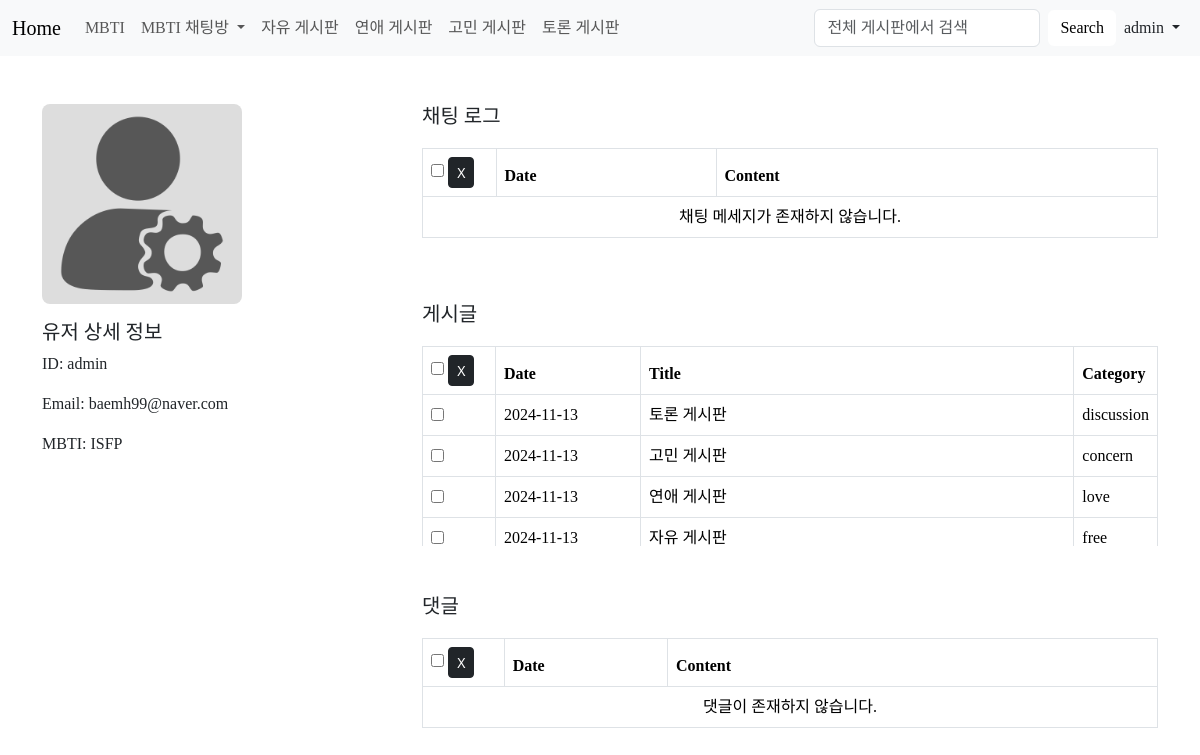
The page /admin/user/admin (signed in) on the database its author committed.
### web/models.py (models this page shows)
class User(db.Model):
    id = db.Column(db.Integer, primary_key=True)
    user_id = db.Column(db.String(80), nullable=False, unique=True)
    email = db.Column(db.String(120), nullable=False, unique=True)
    password = db.Column(db.String(120), nullable=False)
    mbti = db.Column(db.String(10), nullable=True)
    profile_image = db.Column(db.String(200), nullable=True)
    reset_token = db.Column(db.String(100), nullable=True)
    posts = db.relationship('Post', backref='author', lazy=True)
    comments = db.relationship('Comment', backref='author', lazy=True)
    recommendations = db.relationship('Recommendation', backref='user', lazy=True)
    messages_sent = db.relationship('Message', backref='sender', lazy=True, foreign_keys='Message.sender_id')
    messages_received = db.relationship('Message', backref='recipient', lazy=True, foreign_keys='Message.recipient_id')
    chat_messages = db.relationship('ChatMessage', backref='author', lazy=True)

class Post(db.Model):
    id = db.Column(db.Integer, primary_key=True)
    category_post_id = db.Column(db.Integer, nullable=False)
    title = db.Column(db.String(200), nullable=False)
    content = db.Column(db.Text, nullable=False)
    created_at = db.Column(db.DateTime, default=datetime.utcnow)
    author_id = db.Column(db.String(80), db.ForeignKey('user.user_id'), nullable=False)
    views = db.Column(db.Integer, default=0)
    recommendations = db.Column(db.Integer, default=0)
    file_path = db.Column(db.String(200), nullable=True)
    category = db.Column(db.String(50), nullable=False)
    comments = db.relationship('Comment', backref='post', cascade='all, delete')
    recommendations_relation = db.relationship('Recommendation', backref='post', cascade='all, delete')

### web/routes.py (the view)
@app.route('/admin/user/<user_id>')
def view_user(user_id):
    if not is_admin():
        flash("권한이 없습니다.", "danger")
        return redirect(url_for('index'))
    user = User.query.filter_by(user_id=user_id).first_or_404()
    posts = Post.query.filter_by(author_id=user.user_id).order_by(Post.created_at.desc()).all()
    comments = Comment.query.filter_by(author_id=user.user_id).order_by(Comment.created_at.desc()).all()
    chat_messages = ChatMessage.query.filter_by(user_id=user.user_id).order_by(ChatMessage.timestamp.desc()).all()
    return render_template('view_user.html', user=user, posts=posts, comments=comments, chat_messages=chat_messages)

### web/routes.py (called while the page is built)
def is_admin():
    return session.get('user_id') == 'admin'

@app.before_request
def before_request():
    if 'user_id' in session:
        user_id = session['user_id']
        session['unread_count'] = Message.query.filter_by(recipient_id=user_id, is_read=False).count()
    else:
        session['unread_count'] = 0

### web/templates/view_user.html (shortened to what this page needs)
<!DOCTYPE html>
<html lang="ko">
<head>
    <link rel="stylesheet" href="{{ url_for('static', filename='css/bootstrap.css') }}">
    <link rel="stylesheet" href="{{url_for('static',filename='css/font.css')}}">
</head>
<body>
    {% include 'navbar.html' %}
    <div class="container mt-5">
        <div class="row">
            <div class="col-md-4">
                <div class="profile-image">
                    {% if user.profile_image %}
                        <img src="{{ url_for('static', filename=user.profile_image) }}" alt="프로필 이미지">
                    {% else %}
                        <span style="font-family: 'TTLaundryGothic';">설정된 이미지 없음</span>
                    {% endif %}
                </div>
                <h5 class="mt-3" style="font-family: 'TTLaundryGothic';">유저 상세 정보</h5>
                <p style="font-family: 'TTLaundryGothic';">ID: {{ user.user_id }}</p>
                <p style="font-family: 'TTLaundryGothic';">Email: {{ user.email }}</p>
                <p style="font-family: 'TTLaundryGothic';">MBTI: {{ user.mbti }}</p>
            </div>
            <div class="col-md-8">
                <h5 style="font-family: 'TTLaundryGothic';">채팅 로그</h5>
                <div class="table-responsive table-container">
                    <table class="table table-bordered chat-table">
                        <thead>
                            <tr>
                                <th style="width: 10%;">
                                    <input type="checkbox" id="selectAllChat">
                                    <button class="btn btn-dark btn-sm" onclick="deleteSelected('chat')">X</button>
                                </th>
                                <th class="date-col" style="font-family: 'TTLaundryGothic';">Date</th>
                                <th style="font-family: 'TTLaundryGothic';">Content</th>
                            </tr>
                        </thead>
                        <tbody>
                            {% for chat in chat_messages %}
                            <tr>
                                <td><input type="checkbox" class="chat-checkbox" value="{{ chat.id }}"></td>
                                <td class="date-col" style="font-family: 'TTLaundryGothic';">{{ chat.timestamp.strftime('%Y-%m-%d %p %I:%M') }}</td>
                                <td style="font-family: 'TTLaundryGothic';">{{ chat.content }}</td>
                            </tr>
                            {% else %}
                            <tr><td colspan="3" class="text-center" style="font-family: 'TTLaundryGothic';">채팅 메세지가 존재하지 않습니다.</td></tr>
                            {% endfor %}
                        </tbody>
                    </table>
                </div>
                <h5 class="mt-5" style="font-family: 'TTLaundryGothic';">게시글</h5>
                <div class="table-responsive table-container">
                    <table class="table table-bordered post-table">
                        <thead>
                            <tr>
                                <th style="width: 10%;">
                                    <input type="checkbox" id="selectAllPosts">
                                    <button class="btn btn-dark btn-sm" onclick="deleteSelected('post')">X</button>
                                </th>
                                <th class="date-col" style="font-family: 'TTLaundryGothic';">Date</th>
                                <th class="title-col" style="font-family: 'TTLaundryGothic';">Title</th>
                                <th class="category-col" style="font-family: 'TTLaundryGothic';">Category</th>
                            </tr>
                        </thead>
                        <tbody>
                            {% for post in posts %}
                            <tr>
                                <td><input type="checkbox" class="post-checkbox" value="{{ post.id }}"></td>
                                <td class="date-col" style="font-family: 'TTLaundryGothic';">{{ post.created_at.strftime('%Y-%m-%d') }}</td>
                                <td class="title-col" style="font-family: 'TTLaundryGothic';">
                                    <a href="{{ url_for('content', category=post.category, post_id=post.category_post_id) }}">{{ post.title }}</a>
                                </td>
                                <td class="category-col" style="font-family: 'TTLaundryGothic';">{{ post.category }}</td>
                            </tr>
                            {% else %}
                            <tr><td colspan="4" class="text-center" style="font-family: 'TTLaundryGothic';">게시글이 존재하지 않습니다.</td></tr>
                            {% endfor %}
                        </tbody>
                    </table>
                </div>
                <h5 class="mt-5" style="font-family: 'TTLaundryGothic';">댓글</h5>
                <div class="table-responsive table-container">
                    <table class="table table-bordered comment-table">
                        <thead>
                            <tr>
                                <th style="width: 10%;">
                                    <input type="checkbox" id="selectAllComments">
                                    <button class="btn btn-dark btn-sm" onclick="deleteSelected('comment')">X</button>
                                </th>
                                <th class="date-col" style="font-family: 'TTLaundryGothic';">Date</th>
                                <th class="content-col" style="font-family: 'TTLaundryGothic';">Content</th>
                            </tr>
                        </thead>
                        <tbody>
                            {% for comment in comments %}
                            <tr>
                                <td><input type="checkbox" class="comment-checkbox" value="{{ comment.id }}"></td>
                                <td class="date-col" style="font-family: 'TTLaundryGothic';">{{ comment.created_at.strftime('%Y-%m-%d') }}</td>
                                <td class="content-col" style="font-family: 'TTLaundryGothic';">
                                    <a href="{{ url_for('content', category=comment.post.category, post_id=comment.post.category_post_id) }}">{{ comment.content }}</a>
                                </td>
                            </tr>
                            {% else %}
                            <tr><td colspan="3" class="text-center" style="font-family: 'TTLaundryGothic';">댓글이 존재하지 않습니다.</td></tr>
                            {% endfor %}
                        </tbody>
                    </table>
                </div>
            </div>
        </div>
    </div>
</body>
</html>

### web/templates/navbar.html (shortened to what this page needs)
<nav class="navbar navbar-expand-lg bg-body-tertiary">
    <div class="container-fluid">
        <a class="navbar-brand" href="/" style="font-family: 'TTLaundryGothic';">Home</a>
        <div class="collapse navbar-collapse d-flex justify-content-between" id="navbarSupportedContent">
            <ul class="navbar-nav me-auto mb-2 mb-lg-0">
                <li class="nav-item dropdown">
                    <a class="nav-link" href="#" role="button" data-bs-toggle="dropdown" aria-expanded="false" style="font-family: 'TTLaundryGothic';">
                        MBTI
                    </a>
                </li>
                <li class="nav-item dropdown">
                    <a class="nav-link dropdown-toggle" href="#" role="button" data-bs-toggle="dropdown" aria-expanded="false" style="font-family: 'TTLaundryGothic';">
                        MBTI 채팅방
                    </a>
                </li>
                <li class="nav-item"><a class="nav-link" href="/free" style="font-family: 'TTLaundryGothic';">자유 게시판</a></li>
                <li class="nav-item"><a class="nav-link" href="/love" style="font-family: 'TTLaundryGothic';">연애 게시판</a></li>
                <li class="nav-item"><a class="nav-link" href="/concern" style="font-family: 'TTLaundryGothic';">고민 게시판</a></li>
                <li class="nav-item"><a class="nav-link" href="/discussion" style="font-family: 'TTLaundryGothic';">토론 게시판</a></li>
            </ul>
            <form class="d-flex" action="{{ url_for('search_all') }}" method="get" style="align-items: center;">
                <input class="form-control me-2" type="search" name="search" placeholder="전체 게시판에서 검색" aria-label="Search" style="font-family: 'TTLaundryGothic';">
                <button class="btn btn-outline-secondary search-btn" type="submit" style="font-family: 'TTLaundryGothic';">Search</button>
            </form>
            <ul class="navbar-nav">
              {% if not session.get('user_id') %}
                  <li class="nav-item">
                      <a class="nav-link" href="/login" style="font-family: 'TTLaundryGothic';">Login</a>
                  </li>
              {% else %}
                  <li class="nav-item dropdown">
                      <a class="nav-link dropdown-toggle" href="#" role="button" data-bs-toggle="dropdown" aria-expanded="false"
                         style="font-family: 'TTLaundryGothic'; color: {% if session['unread_count'] > 0 %}red{% else %}inherit{% endif %};">
                          {{ session.get('user_id') }}
                      </a>
                  </li>
              {% endif %}
          </ul>
        </div>
    </div>
</nav>

### web/templates/view_user.html (style rules this page uses)
.table-container { margin-top: 20px; max-height: 200px; overflow-y: auto; }
.profile-image { width: 200px; height: 200px; background-color: #ddd; display: flex; align-items: center; justify-content: center; overflow: hidden; border-radius: 8px; }
.profile-image img { width: 100%; height: 100%; object-fit: cover; }
.chat-table .date-col { width: 220px; }
.post-table .date-col, .comment-table .date-col { width: 20%; }
.post-table .title-col, .comment-table .content-col { width: 60%; }
.post-table .category-col { width: 20%; }
.title-col a, .content-col a { color: inherit; text-decoration: none; }
.search-btn { background-color: white; color: black; border: none; cursor: pointer; font-family: 'TTLaundryGothic'; }

### rows shown on the page
User: profile_image (picture), user_id "admin", email "baemh99@naver.com", mbti "ISFP"
Post: created_at "2024-11-13", title "토론 게시판", category "discussion"
Post: created_at "2024-11-13", title "고민 게시판", category "concern"
Post: created_at "2024-11-13", title "연애 게시판", category "love"
Post: created_at "2024-11-13", title "자유 게시판", category "free"

### other values the page prints
{{ session.get('user_id') }} "admin"
